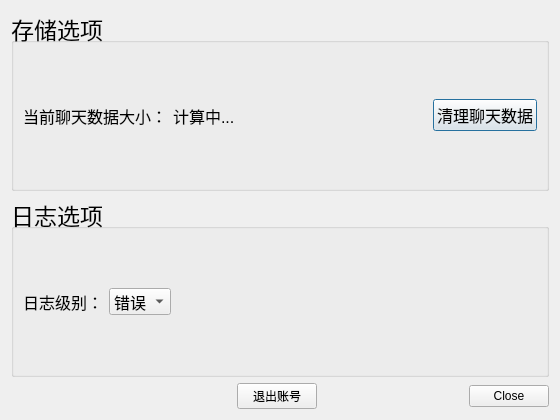
<?xml version="1.0" encoding="UTF-8"?>
<ui version="4.0">
 <class>SettingDialog</class>
 <widget class="QDialog" name="SettingDialog">
  <property name="geometry">
   <rect>
    <x>0</x>
    <y>0</y>
    <width>560</width>
    <height>420</height>
   </rect>
  </property>
  <property name="windowTitle">
   <string>设置</string>
  </property>
  <layout class="QVBoxLayout" name="verticalLayout">
   <item>
    <widget class="QGroupBox" name="groupBoxStorage">
     <property name="font">
      <font>
       <pointsize>17</pointsize>
      </font>
     </property>
     <property name="title">
      <string>存储选项</string>
     </property>
     <layout class="QHBoxLayout" name="horizontalLayout_size">
      <item>
       <widget class="QLabel" name="labelSizeTitle">
        <property name="font">
         <font>
          <pointsize>12</pointsize>
         </font>
        </property>
        <property name="text">
         <string>当前聊天数据大小：</string>
        </property>
       </widget>
      </item>
      <item>
       <widget class="QLabel" name="lblDataSize">
        <property name="font">
         <font>
          <pointsize>12</pointsize>
         </font>
        </property>
        <property name="text">
         <string>计算中...</string>
        </property>
       </widget>
      </item>
      <item>
       <spacer name="horizontalSpacer_storage">
        <property name="orientation">
         <enum>Qt::Orientation::Horizontal</enum>
        </property>
        <property name="sizeHint" stdset="0">
         <size>
          <width>40</width>
          <height>20</height>
         </size>
        </property>
       </spacer>
      </item>
      <item>
       <widget class="QPushButton" name="btnClearStorage">
        <property name="font">
         <font>
          <pointsize>12</pointsize>
         </font>
        </property>
        <property name="text">
         <string>清理聊天数据</string>
        </property>
       </widget>
      </item>
     </layout>
    </widget>
   </item>
   <item>
    <widget class="QGroupBox" name="groupBoxLog">
     <property name="font">
      <font>
       <pointsize>17</pointsize>
      </font>
     </property>
     <property name="title">
      <string>日志选项</string>
     </property>
     <layout class="QHBoxLayout" name="horizontalLayout_log">
      <item>
       <widget class="QLabel" name="labelLogLevel">
        <property name="font">
         <font>
          <pointsize>12</pointsize>
         </font>
        </property>
        <property name="text">
         <string>日志级别：</string>
        </property>
       </widget>
      </item>
      <item>
       <widget class="QComboBox" name="comboLogLevel">
        <property name="font">
         <font>
          <pointsize>12</pointsize>
         </font>
        </property>
        <item>
         <property name="text">
          <string>错误</string>
         </property>
        </item>
        <item>
         <property name="text">
          <string>警告</string>
         </property>
        </item>
        <item>
         <property name="text">
          <string>信息</string>
         </property>
        </item>
        <item>
         <property name="text">
          <string>调试</string>
         </property>
        </item>
       </widget>
      </item>
      <item>
       <spacer name="horizontalSpacer_log">
        <property name="orientation">
         <enum>Qt::Orientation::Horizontal</enum>
        </property>
        <property name="sizeHint" stdset="0">
         <size>
          <width>40</width>
          <height>20</height>
         </size>
        </property>
       </spacer>
      </item>
     </layout>
    </widget>
   </item>
   <item>
    <layout class="QHBoxLayout" name="horizontalLayout_buttons">
     <item>
      <spacer name="horizontalSpacer_buttons">
       <property name="orientation">
        <enum>Qt::Orientation::Horizontal</enum>
       </property>
       <property name="sizeHint" stdset="0">
        <size>
         <width>40</width>
         <height>20</height>
        </size>
       </property>
      </spacer>
     </item>
     <item>
      <widget class="QPushButton" name="pushButton_3">
       <property name="text">
        <string>退出账号</string>
       </property>
      </widget>
     </item>
     <item>
      <widget class="QDialogButtonBox" name="buttonBox">
       <property name="standardButtons">
        <set>QDialogButtonBox::StandardButton::Close</set>
       </property>
      </widget>
     </item>
    </layout>
   </item>
  </layout>
 </widget>
 <resources/>
 <connections>
  <connection>
   <sender>buttonBox</sender>
   <signal>rejected()</signal>
   <receiver>SettingDialog</receiver>
   <slot>reject()</slot>
   <hints>
    <hint type="sourcelabel">
     <x>400</x>
     <y>380</y>
    </hint>
    <hint type="destinationlabel">
     <x>200</x>
     <y>200</y>
    </hint>
   </hints>
  </connection>
 </connections>
</ui>
